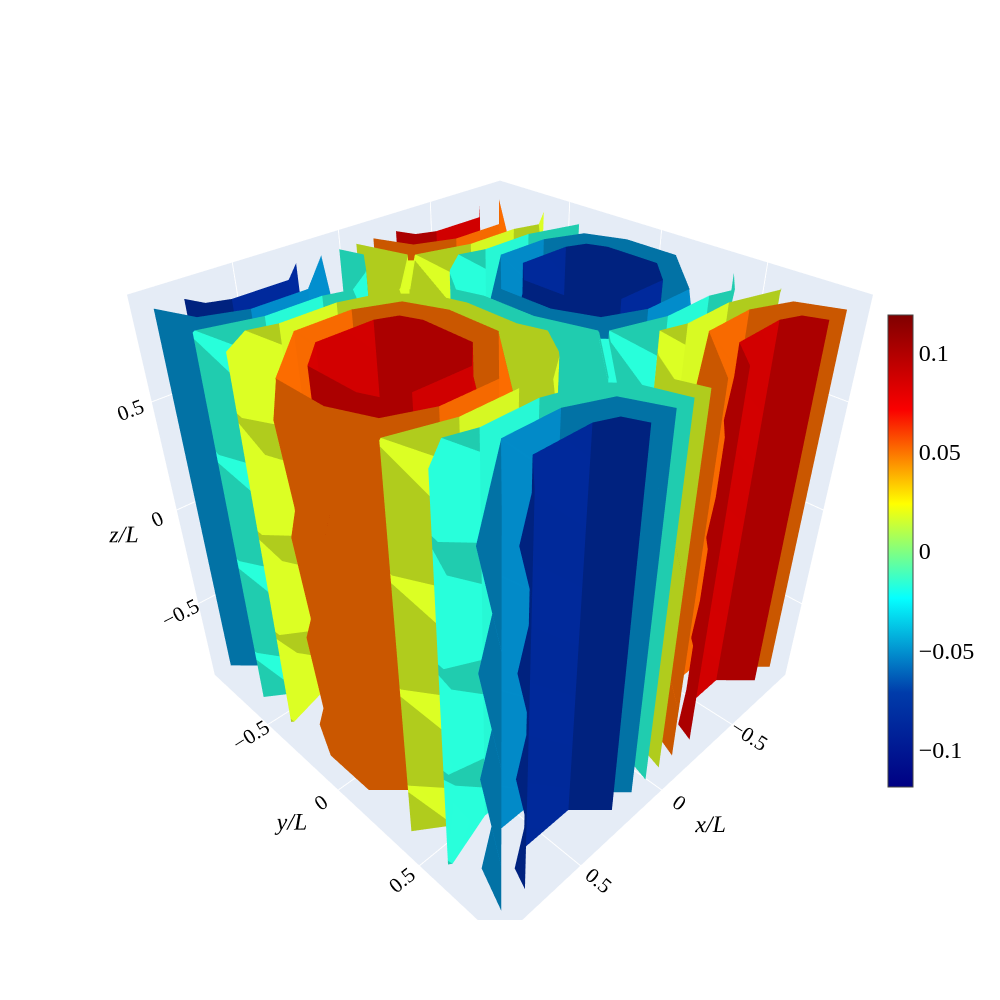

Notebook code for this chart:
### Code cell
fig = go.Figure(data=go.Isosurface(
    x=(X0/Lx).flatten(),         
    y=(Y0/Ly).flatten(),
    z=(Z0/Lz).flatten(),
    value=(Psi_qlbm2[t+1:,:,:]/U).flatten(),    
    isomin=(Psi_qlbm2[t+1:,:,:]/U).min(),        
    isomax=(Psi_qlbm2[t+1:,:,:]/U).max(),         
    surface_count=8,      
    colorscale="jet",   
    opacity=1.0,           
    caps=dict(x_show=False, y_show=False, z_show=False)  
))
fig.update_layout(
    width=1000,
    height=1000,
    dragmode="zoom",
    autosize=True,
    font=dict(family="Times New Roman", size=16, color="black"),
    scene=dict(  
        xaxis=dict(title="x/L",title_font=dict(family="Times New Roman", style='italic', size=24)),
        yaxis=dict(title="y/L", title_font=dict(family="Times New Roman", style='italic',size=24)),
        zaxis=dict(title="z/L", title_font=dict(family="Times New Roman", style='italic',size=24)),
    ),
)
fig.update_traces(colorbar=dict(
                tickfont=dict(family="Times New Roman", size=24),    
                x = 0.95,
                y=0.45,          
                xanchor="left",  
                yanchor="middle",
                len=0.6,        
                thickness=25,   
                lenmode="fraction",  
                ))

fig.show()
#fig.write_image("plot_v_quantum.png",scale=2)

### Figure 1 — Plotly figure (JSON) as saved in the notebook; plotly's stock layout.template omitted (floating-point values rounded to 4 significant figures; data arrays with more than 128 entries replaced by an {"elided": "..."} marker saying what was removed)
{"data": [{"caps": {"x": {"show": false}, "y": {"show": false}, "z": {"show": false}}, "colorbar": {"len": 0.6, "lenmode": "fraction", "thickness": 25, "tickfont": {"family": "Times New Roman", "size": 24}, "x": 0.95, "xanchor": "left", "y": 0.45, "yanchor": "middle"}, "colorscale": [[0, "rgb(0,0,131)"], [0.2, "rgb(0,60,170)"], [0.4, "rgb(5,255,255)"], [0.6, "rgb(255,255,0)"], [0.8, "rgb(250,0,0)"], [1, "rgb(128,0,0)"]], "isomax": 0.119, "isomin": -0.119, "opacity": 1, "surface": {"count": 8}, "type": "isosurface", "value": {"elided": "512 float values"}, "x": {"elided": "512 float values"}, "y": {"elided": "512 float values"}, "z": {"elided": "512 float values"}}], "layout": {"autosize": true, "dragmode": "zoom", "font": {"color": "black", "family": "Times New Roman", "size": 16}, "height": 1000, "scene": {"xaxis": {"title": {"font": {"family": "Times New Roman", "size": 24, "style": "italic"}, "text": "x/L"}}, "yaxis": {"title": {"font": {"family": "Times New Roman", "size": 24, "style": "italic"}, "text": "y/L"}}, "zaxis": {"title": {"font": {"family": "Times New Roman", "size": 24, "style": "italic"}, "text": "z/L"}}}, "width": 1000}}
